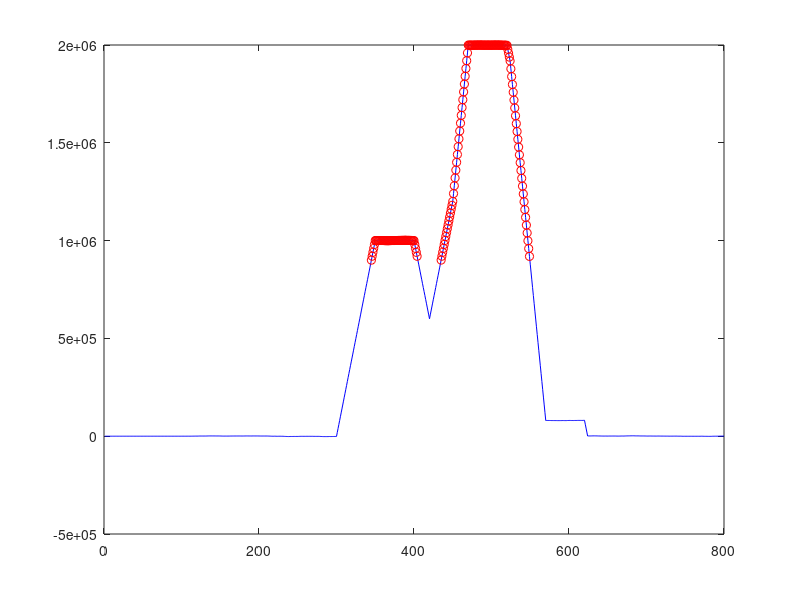
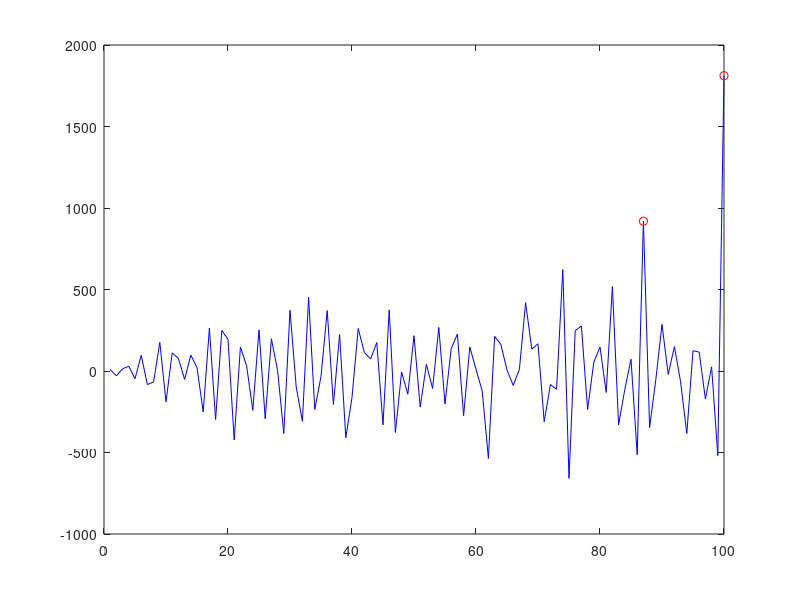

MATLAB code to generate these figures, in order:
M = 300;
K = 100;

edges = [50, 120, 170, 192, 220, 224, 256, 300] ;
levels = [200,  0 , 400, 0, 0, 200, 0, 0];
idxs = zeros(1, M)  ;
idxs(edges(1: end-1)+1) = 1 ;
g = levels(cumsum(idxs)+1);

igma_squared = [1, 10, 100, 1000];
noise = normrnd(0, 1, [1, M]);
runs = 1;% size(sigma_squared,2);
max_not_in_positions = 0;
ge = g + noise;

% A template is given
temp = [zeros(100,1) ; 100*ones(100,1) ; zeros(100,1)];

% Create a matched filter based on the template
b = flipud(temp(:));

% For testing the matched filter, create a random signal which
% contains a match for the template at some time index
x = [randn(200,1); ge' ; randn(300,1)];
n = 1:length(x);

% Process the signal with the matched filter
y = filter(b,1,x);

% Set a detection threshold (exmaple used is 90% of template)
thresh = 0.9

% Compute normalizing factor
u = temp.'*temp;

% Find matches
matches = n(y>thresh*u);

% Plot the results
plot(n,y,'b', n(matches), y(matches), 'ro');

% Print the results to the console
display(matches);

A = normrnd(0, 1/M, [K, M]);
    
B = diag(diag(A'*A));
    
C = A'*A - B;

y = A*g';

t = A*temp;

b = flipud(t(:));

z = filter(b, 1, y);

% Set a detection threshold (exmaple used is 90% of template)
thresh = 0.9

% Compute normalizing factor
u = t.'*t;

n =1:100;

% Find matches
matches = n(z>thresh*u);

% Plot the results
figure
plot(n,z,'b', n(matches), z(matches), 'ro');

% Print the results to the console
display(matches);


    
